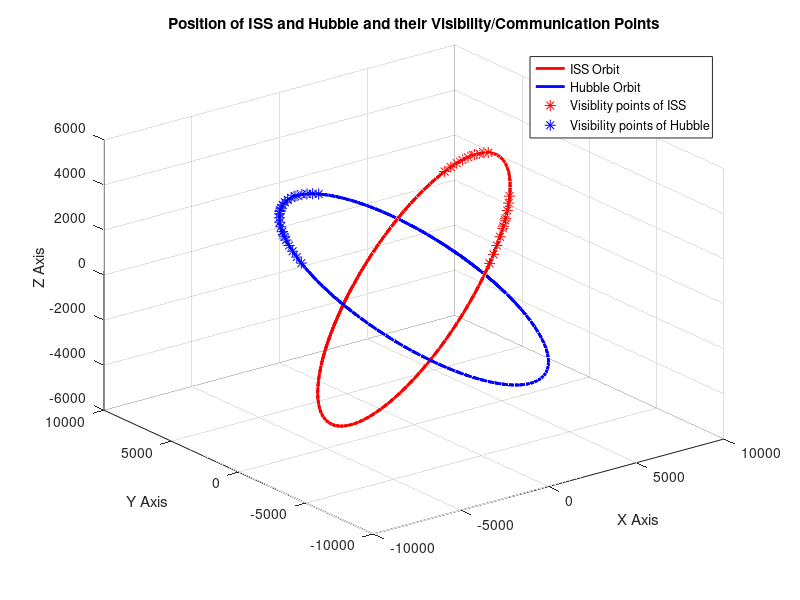

MATLAB code for this plot:
%clearing command window
close all;clear all;clc

%loading in the Sat1Position, Sat2Position, Sat1Visibility, and
%Sat2Visibility csv files
Sat1V = load("Sat1Visibility.csv");
Sat2V = load("Sat2Visibility.csv");
Sat1P = load("Sat1Position.csv");
Sat2P = load("Sat2Position.csv");

%creating the variables for each x y and z of the sat 1 and sat 2 positions
S1_Px = Sat1P(:,1);
S1_Py = Sat1P(:,2);
S1_Pz = Sat1P(:,3);

S2_Px = Sat2P(:,1);
S2_Py = Sat2P(:,2);
S2_Pz = Sat2P(:,3);

%naming the figure
figure('Name', 'Part3.Fig');

%plotting the sat1 position orbit 
Sat1_P = plot3(S1_Px, S1_Py, S1_Pz,  'r-', 'linewidth', 2);

%hold on allows the 2 plots to be on the same graph/figure
%grid on creates a grid
    hold on;
    grid on;
%plotting the sat2 position orbit
Sat2_P = plot3(S2_Px, S2_Py, S2_Pz,  'b-', 'linewidth', 2);

%creating a for loop to iterate over the the number of positions 1441
for i = 1:1441

    %if sat1visibility = 1, then plot the position points corresponding
    %with the ith value
    if Sat1V(i) ==1
       Sat1_V = plot3(S1_Px(i), S1_Py(i), S1_Pz(i),"r*",'markersize', 8);
    end

    % if sat2Visibility = 1, then plot the position points corresponding
    % with the ith value
    if Sat2V(i) ==1
       Sat2_V = plot3(S2_Px(i), S2_Py(i), S2_Pz(i), 'b*', 'markersize', 8);
    end

    %creating the title, x, y, and z labels
    title("Position of ISS and Hubble and their Visibility/Communication Points");
    xlabel("X Axis");
    ylabel("Y Axis");
    zlabel("Z Axis");

end

%making a legend for the graph
    legend([Sat1_P, Sat2_P, Sat1_V, Sat2_V], "ISS Orbit","Hubble Orbit","Visiblity points of ISS", "Visibility points of Hubble");
